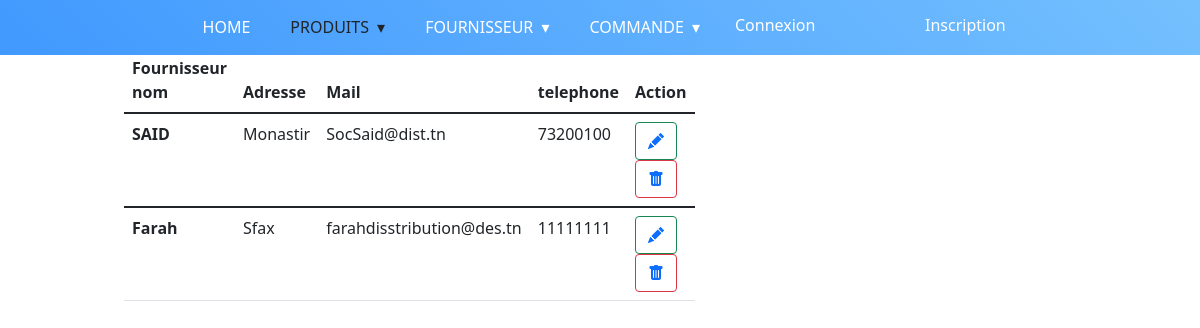
Screenshot of /magasin/listfour/ with the database file from the repository.
### magasin/models.py (models this page shows, shortened)
class fournisseur(models.Model):
    nom = models.CharField(max_length=100)
    adresse = models.TextField()
    email = models.EmailField()
    telephone = models.CharField(max_length=8)

### magasin/views.py (the view)
# urls.py: path('listfour/',views.listfour,name='listfour'),
def listfour(request):
    Fournis= fournisseur.objects.all()
    context={'Fournis':Fournis}
    return render(request,'magasin/mesFournisseur.html',context)

### magasin/templates/magasin/mesFournisseur.html (shortened to what this page needs)
{% include 'magasin/base.html' %}
{% block content %}
        <link
rel="stylesheet"
href="https://cdn.jsdelivr.net/npm/bootstrap-icons@1.3.0/font/bootstrap-icons.css"
/>
        <link rel="stylesheet" href="https://cdn.jsdelivr.net/npm/bootstrap@5.1.3/dist/css/bootstrap.min.css">
                <div class="container">
                    <div class="row">
                      <table class="table">
                        <thead>
                          <tr>
                            <th scope="col">Fournisseur nom</th>
                            <th scope="col">Adresse</th>
                            <th scope="col">Mail</th>
                            <th scope="col">telephone</th>
                            <th scope="col">Action</th>
                          </tr>
                        </thead>
                        {% for four in Fournis %}
                            <tbody>
                              <tr>
                                <th scope="row">{{four.nom}}</th>
                                <td>{{four.adresse}}</td>
                                <td>{{four.email}}</td>
                                <td>{{four.telephone}}</td>
                                <td> <button type="button" class="btn btn-outline-success" name="edit"><a href="{% url 'edit-fourni' four.id %}"><i class="bi bi-pencil-fill"></i></a></button>
                                  <button type="button" class="btn btn-outline-danger" name="delete"><a href="{% url 'delete-four' four.pk %}"><i class="bi bi-trash-fill"></i></a></button></td>
                              </tr>
                            </tbody>
                {% endfor %}
              </table>
  </div>
                </div>
{% endblock  %}

### magasin/templates/magasin/base.html (style rules this page uses)
body { margin: 0; padding: 0; font-family: 'Roboto', sans-serif; }

### rows the page displays
fournisseur: nom "SAID", adresse "Monastir", email "SocSaid@dist.tn", telephone "73200100"
fournisseur: nom "Farah", adresse "Sfax", email "farahdisstribution@des.tn", telephone "11111111"
